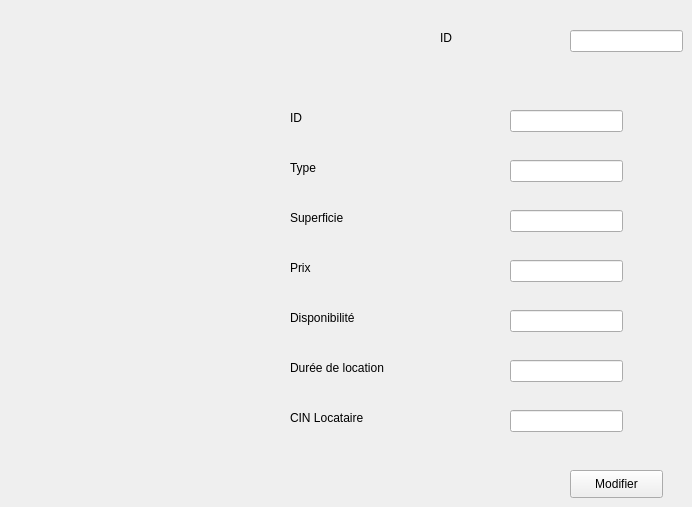
      <widget class="QWidget" name="modifier_local">
       <attribute name="title">
        <string>Modifier</string>
       </attribute>
       <widget class="QLineEdit" name="linemCIN_locataire">
        <property name="geometry">
         <rect>
          <x>510</x>
          <y>410</y>
          <width>113</width>
          <height>22</height>
         </rect>
        </property>
       </widget>
       <widget class="QLineEdit" name="linemDuree">
        <property name="geometry">
         <rect>
          <x>510</x>
          <y>360</y>
          <width>113</width>
          <height>22</height>
         </rect>
        </property>
       </widget>
       <widget class="QLabel" name="label_10">
        <property name="geometry">
         <rect>
          <x>290</x>
          <y>410</y>
          <width>141</width>
          <height>16</height>
         </rect>
        </property>
        <property name="text">
         <string>CIN Locataire</string>
        </property>
       </widget>
       <widget class="QLineEdit" name="linemSuperficie">
        <property name="geometry">
         <rect>
          <x>510</x>
          <y>210</y>
          <width>113</width>
          <height>22</height>
         </rect>
        </property>
       </widget>
       <widget class="QLineEdit" name="linemPrix">
        <property name="geometry">
         <rect>
          <x>510</x>
          <y>260</y>
          <width>113</width>
          <height>22</height>
         </rect>
        </property>
       </widget>
       <widget class="QLabel" name="label_11">
        <property name="geometry">
         <rect>
          <x>290</x>
          <y>310</y>
          <width>141</width>
          <height>16</height>
         </rect>
        </property>
        <property name="text">
         <string>Disponibilité</string>
        </property>
       </widget>
       <widget class="QLabel" name="label_12">
        <property name="geometry">
         <rect>
          <x>290</x>
          <y>160</y>
          <width>141</width>
          <height>16</height>
         </rect>
        </property>
        <property name="text">
         <string>Type</string>
        </property>
       </widget>
       <widget class="QLineEdit" name="linemType">
        <property name="geometry">
         <rect>
          <x>510</x>
          <y>160</y>
          <width>113</width>
          <height>22</height>
         </rect>
        </property>
       </widget>
       <widget class="QLabel" name="label_13">
        <property name="geometry">
         <rect>
          <x>290</x>
          <y>210</y>
          <width>121</width>
          <height>16</height>
         </rect>
        </property>
        <property name="text">
         <string>Superficie</string>
        </property>
       </widget>
       <widget class="QLabel" name="label_14">
        <property name="geometry">
         <rect>
          <x>290</x>
          <y>360</y>
          <width>131</width>
          <height>16</height>
         </rect>
        </property>
        <property name="text">
         <string>Durée de location</string>
        </property>
       </widget>
       <widget class="QPushButton" name="modif_local">
        <property name="geometry">
         <rect>
          <x>570</x>
          <y>470</y>
          <width>93</width>
          <height>28</height>
         </rect>
        </property>
        <property name="text">
         <string>Modifier</string>
        </property>
       </widget>
       <widget class="QLineEdit" name="linemDispo">
        <property name="geometry">
         <rect>
          <x>510</x>
          <y>310</y>
          <width>113</width>
          <height>22</height>
         </rect>
        </property>
       </widget>
       <widget class="QLabel" name="label_15">
        <property name="geometry">
         <rect>
          <x>290</x>
          <y>260</y>
          <width>121</width>
          <height>16</height>
         </rect>
        </property>
        <property name="text">
         <string>Prix </string>
        </property>
       </widget>
       <widget class="QLabel" name="label_16">
        <property name="geometry">
         <rect>
          <x>290</x>
          <y>110</y>
          <width>55</width>
          <height>16</height>
         </rect>
        </property>
        <property name="text">
         <string>ID</string>
        </property>
       </widget>
       <widget class="QLineEdit" name="linemID">
        <property name="geometry">
         <rect>
          <x>510</x>
          <y>110</y>
          <width>113</width>
          <height>22</height>
         </rect>
        </property>
       </widget>
       <widget class="QLineEdit" name="linemIDD">
        <property name="geometry">
         <rect>
          <x>570</x>
          <y>30</y>
          <width>113</width>
          <height>22</height>
         </rect>
        </property>
       </widget>
       <widget class="QLabel" name="label_17">
        <property name="geometry">
         <rect>
          <x>440</x>
          <y>30</y>
          <width>55</width>
          <height>16</height>
         </rect>
        </property>
        <property name="text">
         <string>ID</string>
        </property>
       </widget>
      </widget>
